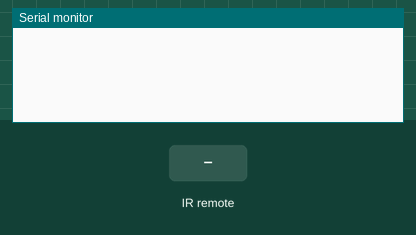
The sketch below on a simulated ESP8266 (NodeMCU). Shown: the last lines printed to the serial monitor. The inputs (shaded band) are chosen by the test bench.

Above: at 1.2 s.
1.3 s: infrared code 0xF4BA2988 received
At 2.0 s:
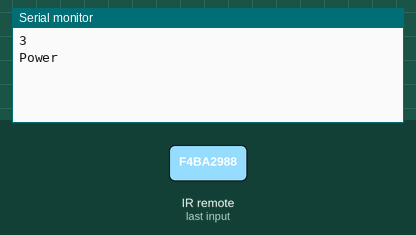
2.8 s: infrared code 0xC1302667 received
At 3.2 s:
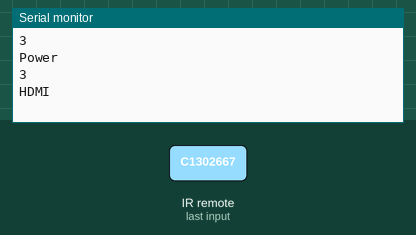
4.3 s: infrared code 0x68733A46 received
At 5.5 s:
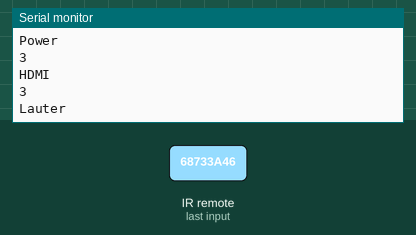
5.8 s: infrared code 0x83B19366 received
At 6.6 s:
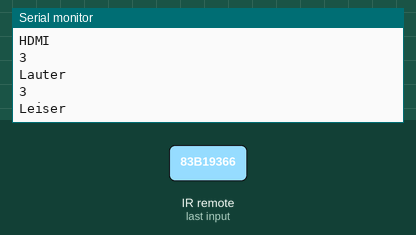
7.3 s: infrared code 0x2340B922 received
At 7.8 s:
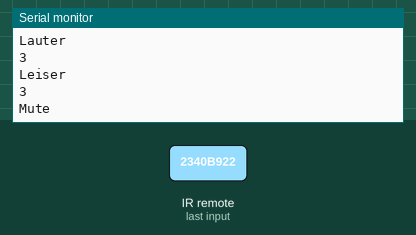

Measured:
- after the input at 1.3 s, the serial monitor: prints a new line at once (image 1)
- after the input at 2.8 s, the serial monitor: prints a new line at once (image 2)
- after the input at 4.3 s, the serial monitor: prints a new line at once (image 3)
- after the input at 5.8 s, the serial monitor: prints a new line at once (image 4)
- after the input at 7.3 s, the serial monitor: prints a new line at once (image 5)

The sketch:

particle-code.ino
```cpp
// This #include statement was automatically added by the Particle IDE.
#include <IRremote.h>

// Samsung AA59 - 00507A
const uint32_t POWER   = 0xF4BA2988;
const uint32_t HMDI    = 0xC1302667;
const uint32_t VOLUP   = 0x68733A46;
const uint32_t VOLDOWN = 0x83B19366;
const uint32_t MUTE    = 0x2340B922;

/* Connect the output of the IR receiver diode to pin 11. */
int RECV_PIN = D0;

/* Initialize the irrecv part of the IRremote  library */
IRrecv irrecv(RECV_PIN);
decode_results results; // This will store our IR received codes
uint32_t lastCode = 0; // This keeps track of the last code RX'd

void setup() {

    Serial.begin(9600); // Use serial to debug.
    irrecv.enableIRIn(); // Start the receiver

}

void loop() {


if (irrecv.decode(&results))
  {
    Serial.println(results.decode_type);

    /* read the RX'd IR into a 16-bit variable: */
    uint32_t resultCode = (results.value & 0xFFFFFFFF);   // uint32t & 0xFFFFFFFF ????????????????

    /* The remote will continue to spit out 0xFFFFFFFF if a
     button is held down. If we get 0xFFFFFFF, let's just
     assume the previously pressed button is being held down */
    if (resultCode == 0xFFFFFFFF)
      resultCode = lastCode;
    else
      lastCode = resultCode;

    // This switch statement checks the received IR code against
    // all of the known codes. Each button press produces a
    // serial output, and has an effect on the LED output.
    switch (resultCode)
    {
      case POWER:
        Serial.println("Power");
        break;
      case HMDI:
        Serial.println("HDMI");
        break;
      case VOLUP:
        Serial.println("Lauter");
        break;
      case VOLDOWN:
        Serial.println("Leiser");
        break;
      case MUTE:
        Serial.println("Mute");
        break;
      default:
        Serial.print("Unrecognized code received: 0x");
        Serial.println(results.value, HEX);
        break;
    }
    irrecv.resume(); // Receive the next value
  }
}
```
